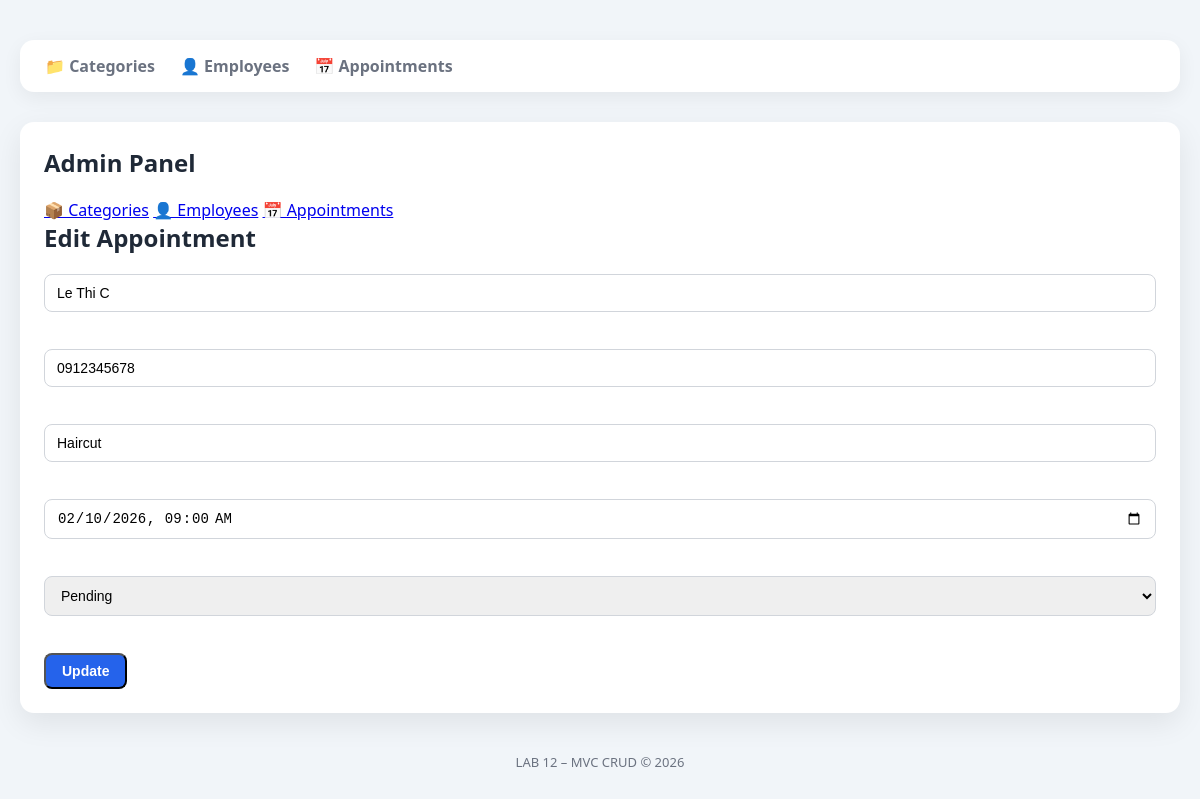
Screenshot of /public/index.php?c=appointment&a=edit&id=1 with the database file from the repository.
### tables this page shows
CREATE TABLE appointments (
    id INT AUTO_INCREMENT PRIMARY KEY,
    customer_name VARCHAR(120) NOT NULL,
    phone VARCHAR(20),
    service VARCHAR(120) NOT NULL,
    appointment_time DATETIME NOT NULL,
    status VARCHAR(30) DEFAULT 'Pending',
    created_at TIMESTAMP DEFAULT CURRENT_TIMESTAMP
);

### core/Controller.php (called while the page is built, shortened)
<?php
class Controller {
    protected function view($view, $data = []) {
        extract($data);
        require "../app/Views/$view.php";
        require "../app/Views/layout.php";
    }
}

### app/Controllers/AppointmentController.php (called while the page is built, shortened)
<?php
require_once '../core/Controller.php';
require_once '../app/Models/Appointment.php';
class AppointmentController extends Controller {
    public function edit() {
        $model = new Appointment();
        $appointment = $model->find($_GET['id']);
        $this->view('appointments/edit', compact('appointment'));
    }
}

### core/Router.php (called while the page is built, shortened)
<?php
class Router {
    public static function dispatch() {
        $a = $_GET['a'] ?? 'index';
        $controller = new $controllerName();
        $controller->$a();
    }
}

### public/index.php (called while the page is built)
<?php
require '../config/database.php';
require '../core/Database.php';
require '../core/Controller.php';
require '../core/Router.php';
Router::dispatch();

### config/database.php (called while the page is built)
<?php
return [
    'host'   => 'localhost',
    'dbname' => 'lab12',
    'user'   => 'root',
    'pass'   => '',
];

### core/Database.php (called while the page is built)
<?php
class Database
{
    private static ?PDO $instance = null;
    public static function getInstance(): PDO
    {
        if (self::$instance === null) {
            $config = require __DIR__ . '/../config/database.php';
            $dsn = "mysql:host={$config['host']};dbname={$config['dbname']};charset=utf8mb4";
            self::$instance = new PDO(
                $dsn,
                $config['user'],
                $config['pass'],
                [
                    PDO::ATTR_ERRMODE => PDO::ERRMODE_EXCEPTION,
                    PDO::ATTR_DEFAULT_FETCH_MODE => PDO::FETCH_ASSOC
                ]
            );
        }
        return self::$instance;
    }
}

### app/Models/Appointment.php (called while the page is built, shortened)
<?php
class Appointment {
    private PDO $db;
    public function __construct() {
        $this->db = Database::getInstance();
    }
    public function find($id) {
        $stm = $this->db->prepare("SELECT * FROM appointments WHERE id=?");
        $stm->execute([$id]);
        return $stm->fetch();
    }
}

### app/Views/appointments/edit.php (the view)
<?php require '../app/Views/layouts/header.php'; ?>
<?php require '../app/Views/layouts/sidebar.php'; ?>
<h2>Edit Appointment</h2>
<form method="post">
<input name="customer_name" value="<?= htmlspecialchars($appointment['customer_name']) ?>"><br><br>
<input name="phone" value="<?= htmlspecialchars($appointment['phone']) ?>"><br><br>
<input name="service" value="<?= htmlspecialchars($appointment['service']) ?>"><br><br>
<input type="datetime-local" name="appointment_time"
value="<?= date('Y-m-d\TH:i', strtotime($appointment['appointment_time'])) ?>"><br><br>
<select name="status">
<?php foreach(['Pending','Confirmed','Done','Cancel'] as $s): ?>
<option <?= $appointment['status']==$s?'selected':'' ?>><?= $s ?></option>
<?php endforeach ?>
</select><br><br>
<button class="btn">Update</button>
</form>
<?php require '../app/Views/layouts/footer.php'; ?>

### public/assets/css/style.css (style rules this page uses)
:root { --primary: #2563eb; --primary-dark: #1e40af; --bg: #f1f5f9; --card: #ffffff; --text: #1f2937; --muted: #6b7280; --danger: #dc2626; --success: #16a34a; }
* { box-sizing: border-box; }
body { margin: 0; font-family: 'Segoe UI', system-ui, Arial, sans-serif; background: var(--bg); color: var(--text); }
h1, h2 { margin: 0 0 20px; font-weight: 700; }
.btn { display: inline-block; padding: 8px 16px; border-radius: 8px; background: var(--primary); color: #fff; text-decoration: none; font-size: 14px; font-weight: 600; }
input, select { width: 100%; padding: 10px 12px; border-radius: 8px; border: 1px solid #d1d5db; margin-bottom: 15px; font-size: 14px; }

### rows the page displays
appointments: customer_name "Le Thi C", phone "0912345678", service "Haircut", appointment_time "02/10/2026 09:00", status "Pending"
